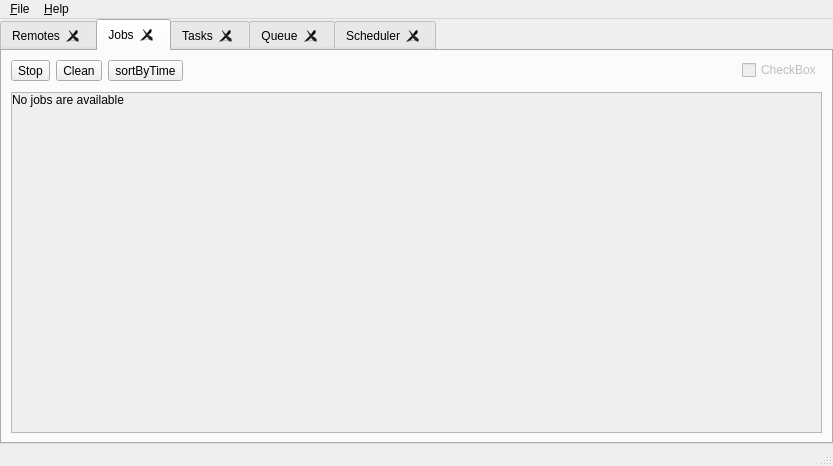
<?xml version="1.0" encoding="UTF-8"?>
<ui version="4.0">
 <class>MainWindow</class>
 <widget class="QMainWindow" name="MainWindow">
  <property name="geometry">
   <rect>
    <x>0</x>
    <y>0</y>
    <width>833</width>
    <height>466</height>
   </rect>
  </property>
  <property name="windowTitle">
   <string>Rclone Browser</string>
  </property>
  <widget class="QWidget" name="widgetMain">
   <layout class="QVBoxLayout" name="verticalLayout_3">
    <property name="spacing">
     <number>0</number>
    </property>
    <property name="leftMargin">
     <number>0</number>
    </property>
    <property name="topMargin">
     <number>0</number>
    </property>
    <property name="rightMargin">
     <number>0</number>
    </property>
    <property name="bottomMargin">
     <number>0</number>
    </property>
    <item>
     <widget class="QTabWidget" name="tabs">
      <property name="currentIndex">
       <number>1</number>
      </property>
      <property name="tabsClosable">
       <bool>true</bool>
      </property>
      <widget class="QWidget" name="widget">
       <attribute name="title">
        <string>Remotes</string>
       </attribute>
       <layout class="QVBoxLayout" name="verticalLayout">
        <item>
         <layout class="QHBoxLayout" name="horizontalLayout">
          <item>
           <widget class="QToolButton" name="refresh">
            <property name="statusTip">
             <string>Refresh remotes view</string>
            </property>
            <property name="text">
             <string>Refresh</string>
            </property>
            <property name="toolButtonStyle">
             <enum>Qt::ToolButtonTextUnderIcon</enum>
            </property>
           </widget>
          </item>
          <item>
           <widget class="QToolButton" name="config">
            <property name="text">
             <string>Config</string>
            </property>
            <property name="toolButtonStyle">
             <enum>Qt::ToolButtonTextUnderIcon</enum>
            </property>
           </widget>
          </item>
          <item>
           <widget class="QToolButton" name="open">
            <property name="text">
             <string>Open</string>
            </property>
            <property name="toolButtonStyle">
             <enum>Qt::ToolButtonTextUnderIcon</enum>
            </property>
           </widget>
          </item>
          <item>
           <spacer name="horizontalSpacer">
            <property name="orientation">
             <enum>Qt::Horizontal</enum>
            </property>
            <property name="sizeHint" stdset="0">
             <size>
              <width>40</width>
              <height>20</height>
             </size>
            </property>
           </spacer>
          </item>
          <item>
           <widget class="QCheckBox" name="layoutcontrol3">
            <property name="enabled">
             <bool>false</bool>
            </property>
            <property name="text">
             <string>CheckBox</string>
            </property>
           </widget>
          </item>
          <item>
           <widget class="QToolButton" name="buttonPrefs">
            <property name="toolTip">
             <string>Rclone Browser preferences (ALT-p)</string>
            </property>
            <property name="statusTip">
             <string>Rclone Browser preferences</string>
            </property>
            <property name="text">
             <string>Prefs</string>
            </property>
            <property name="toolButtonStyle">
             <enum>Qt::ToolButtonTextUnderIcon</enum>
            </property>
           </widget>
          </item>
         </layout>
        </item>
        <item>
         <spacer name="verticalSpacer_2">
          <property name="orientation">
           <enum>Qt::Vertical</enum>
          </property>
          <property name="sizeType">
           <enum>QSizePolicy::Fixed</enum>
          </property>
          <property name="sizeHint" stdset="0">
           <size>
            <width>20</width>
            <height>5</height>
           </size>
          </property>
         </spacer>
        </item>
        <item>
         <widget class="QListWidget" name="remotes">
          <property name="editTriggers">
           <set>QAbstractItemView::NoEditTriggers</set>
          </property>
          <property name="selectionBehavior">
           <enum>QAbstractItemView::SelectRows</enum>
          </property>
          <property name="isWrapping" stdset="0">
           <bool>false</bool>
          </property>
          <property name="wordWrap">
           <bool>true</bool>
          </property>
         </widget>
        </item>
       </layout>
      </widget>
      <widget class="QWidget" name="tab">
       <attribute name="title">
        <string>Jobs</string>
       </attribute>
       <layout class="QVBoxLayout" name="verticalLayout_2">
        <item>
         <layout class="QHBoxLayout" name="horizontalLayout_3">
          <item>
           <widget class="QToolButton" name="buttonStopAllJobs">
            <property name="text">
             <string>Stop</string>
            </property>
            <property name="toolButtonStyle">
             <enum>Qt::ToolButtonTextUnderIcon</enum>
            </property>
           </widget>
          </item>
          <item>
           <widget class="QToolButton" name="buttonCleanNotRunning">
            <property name="text">
             <string>Clean</string>
            </property>
            <property name="toolButtonStyle">
             <enum>Qt::ToolButtonTextUnderIcon</enum>
            </property>
           </widget>
          </item>
          <item>
           <widget class="QToolButton" name="buttonSortByTime">
            <property name="text">
             <string>sortByTime</string>
            </property>
            <property name="toolButtonStyle">
             <enum>Qt::ToolButtonTextUnderIcon</enum>
            </property>
           </widget>
          </item>
          <item>
           <spacer name="horizontalSpacer_3">
            <property name="orientation">
             <enum>Qt::Horizontal</enum>
            </property>
            <property name="sizeHint" stdset="0">
             <size>
              <width>40</width>
              <height>20</height>
             </size>
            </property>
           </spacer>
          </item>
          <item>
           <widget class="QCheckBox" name="layoutcontrol2">
            <property name="enabled">
             <bool>false</bool>
            </property>
            <property name="text">
             <string>CheckBox</string>
            </property>
           </widget>
          </item>
         </layout>
        </item>
        <item>
         <spacer name="verticalSpacer_4">
          <property name="orientation">
           <enum>Qt::Vertical</enum>
          </property>
          <property name="sizeType">
           <enum>QSizePolicy::Fixed</enum>
          </property>
          <property name="sizeHint" stdset="0">
           <size>
            <width>20</width>
            <height>5</height>
           </size>
          </property>
         </spacer>
        </item>
        <item>
         <widget class="QScrollArea" name="jobsArea">
          <property name="widgetResizable">
           <bool>true</bool>
          </property>
          <widget class="QWidget" name="scrollAreaWidgetContents">
           <property name="geometry">
            <rect>
             <x>0</x>
             <y>0</y>
             <width>785</width>
             <height>300</height>
            </rect>
           </property>
           <layout class="QVBoxLayout" name="verticalLayout_4">
            <property name="leftMargin">
             <number>0</number>
            </property>
            <property name="topMargin">
             <number>0</number>
            </property>
            <property name="rightMargin">
             <number>0</number>
            </property>
            <property name="bottomMargin">
             <number>0</number>
            </property>
            <item>
             <layout class="QVBoxLayout" name="jobs">
              <item>
               <widget class="QLabel" name="noJobsAvailable">
                <property name="text">
                 <string>No jobs are available</string>
                </property>
               </widget>
              </item>
              <item>
               <spacer name="verticalSpacer">
                <property name="orientation">
                 <enum>Qt::Vertical</enum>
                </property>
                <property name="sizeHint" stdset="0">
                 <size>
                  <width>20</width>
                  <height>40</height>
                 </size>
                </property>
               </spacer>
              </item>
             </layout>
            </item>
           </layout>
          </widget>
         </widget>
        </item>
       </layout>
      </widget>
      <widget class="QWidget" name="tasksTab">
       <attribute name="title">
        <string>Tasks</string>
       </attribute>
       <layout class="QVBoxLayout" name="verticalLayout_5">
        <item>
         <layout class="QHBoxLayout" name="horizontalLayout_2">
          <item>
           <widget class="QToolButton" name="buttonDryrunTask">
            <property name="text">
             <string>Dry Run</string>
            </property>
            <property name="toolButtonStyle">
             <enum>Qt::ToolButtonTextUnderIcon</enum>
            </property>
           </widget>
          </item>
          <item>
           <widget class="QToolButton" name="buttonRunTask">
            <property name="text">
             <string>Run</string>
            </property>
            <property name="toolButtonStyle">
             <enum>Qt::ToolButtonTextUnderIcon</enum>
            </property>
           </widget>
          </item>
          <item>
           <widget class="QToolButton" name="buttonStop">
            <property name="toolTip">
             <string>&lt;html&gt;&lt;head/&gt;&lt;body&gt;&lt;p&gt;&lt;span style=&quot; font-size:13pt;&quot;&gt;Stop all selected tasks&lt;/span&gt;&lt;/p&gt;&lt;/body&gt;&lt;/html&gt;</string>
            </property>
            <property name="text">
             <string>Stop</string>
            </property>
            <property name="toolButtonStyle">
             <enum>Qt::ToolButtonTextUnderIcon</enum>
            </property>
           </widget>
          </item>
          <item>
           <spacer name="horizontalSpacer_5">
            <property name="orientation">
             <enum>Qt::Horizontal</enum>
            </property>
            <property name="sizeType">
             <enum>QSizePolicy::Fixed</enum>
            </property>
            <property name="sizeHint" stdset="0">
             <size>
              <width>10</width>
              <height>20</height>
             </size>
            </property>
           </spacer>
          </item>
          <item>
           <widget class="QToolButton" name="buttonEditTask">
            <property name="text">
             <string>Edit</string>
            </property>
            <property name="toolButtonStyle">
             <enum>Qt::ToolButtonTextUnderIcon</enum>
            </property>
           </widget>
          </item>
          <item>
           <widget class="QToolButton" name="buttonDeleteTask">
            <property name="text">
             <string>Delete</string>
            </property>
            <property name="toolButtonStyle">
             <enum>Qt::ToolButtonTextUnderIcon</enum>
            </property>
           </widget>
          </item>
          <item>
           <spacer name="horizontalSpacer_6">
            <property name="orientation">
             <enum>Qt::Horizontal</enum>
            </property>
            <property name="sizeType">
             <enum>QSizePolicy::Fixed</enum>
            </property>
            <property name="sizeHint" stdset="0">
             <size>
              <width>10</width>
              <height>20</height>
             </size>
            </property>
           </spacer>
          </item>
          <item>
           <widget class="QToolButton" name="buttonAddToQueue">
            <property name="toolTip">
             <string>Add to the queue</string>
            </property>
            <property name="statusTip">
             <string>Add selected transfer tasks to the queue</string>
            </property>
            <property name="text">
             <string>Add</string>
            </property>
            <property name="toolButtonStyle">
             <enum>Qt::ToolButtonTextUnderIcon</enum>
            </property>
           </widget>
          </item>
          <item>
           <widget class="QToolButton" name="buttonAddToScheduler">
            <property name="toolTip">
             <string>Add to the scheduler</string>
            </property>
            <property name="statusTip">
             <string>Add selected transfer tasks to the scheduler</string>
            </property>
            <property name="text">
             <string>Add</string>
            </property>
            <property name="toolButtonStyle">
             <enum>Qt::ToolButtonTextUnderIcon</enum>
            </property>
           </widget>
          </item>
          <item>
           <widget class="QToolButton" name="buttonSortTask">
            <property name="toolTip">
             <string>&lt;html&gt;&lt;head/&gt;&lt;body&gt;&lt;p&gt;Sort tasks&lt;/p&gt;&lt;/body&gt;&lt;/html&gt;</string>
            </property>
            <property name="text">
             <string>Sort</string>
            </property>
            <property name="checked">
             <bool>false</bool>
            </property>
            <property name="toolButtonStyle">
             <enum>Qt::ToolButtonTextUnderIcon</enum>
            </property>
           </widget>
          </item>
          <item>
           <spacer name="horizontalSpacer_2">
            <property name="orientation">
             <enum>Qt::Horizontal</enum>
            </property>
            <property name="sizeHint" stdset="0">
             <size>
              <width>40</width>
              <height>20</height>
             </size>
            </property>
           </spacer>
          </item>
          <item>
           <widget class="QCheckBox" name="layoutcontrol1">
            <property name="enabled">
             <bool>false</bool>
            </property>
            <property name="text">
             <string>CheckBox</string>
            </property>
            <property name="tristate">
             <bool>false</bool>
            </property>
           </widget>
          </item>
         </layout>
        </item>
        <item>
         <spacer name="verticalSpacer_3">
          <property name="orientation">
           <enum>Qt::Vertical</enum>
          </property>
          <property name="sizeType">
           <enum>QSizePolicy::Fixed</enum>
          </property>
          <property name="sizeHint" stdset="0">
           <size>
            <width>20</width>
            <height>5</height>
           </size>
          </property>
         </spacer>
        </item>
        <item>
         <widget class="QListWidget" name="tasksListWidget">
          <property name="contextMenuPolicy">
           <enum>Qt::CustomContextMenu</enum>
          </property>
          <property name="tabKeyNavigation">
           <bool>true</bool>
          </property>
          <property name="alternatingRowColors">
           <bool>false</bool>
          </property>
          <property name="selectionMode">
           <enum>QAbstractItemView::ExtendedSelection</enum>
          </property>
          <property name="wordWrap">
           <bool>false</bool>
          </property>
          <property name="sortingEnabled">
           <bool>false</bool>
          </property>
         </widget>
        </item>
       </layout>
      </widget>
      <widget class="QWidget" name="queue">
       <attribute name="title">
        <string>Queue</string>
       </attribute>
       <layout class="QVBoxLayout" name="verticalLayout_6">
        <item>
         <layout class="QHBoxLayout" name="horizontalLayout_4">
          <item>
           <widget class="QToolButton" name="buttonStartQueue">
            <property name="text">
             <string>Start</string>
            </property>
            <property name="toolButtonStyle">
             <enum>Qt::ToolButtonTextUnderIcon</enum>
            </property>
           </widget>
          </item>
          <item>
           <widget class="QToolButton" name="buttonStopQueue">
            <property name="text">
             <string>Stop</string>
            </property>
            <property name="toolButtonStyle">
             <enum>Qt::ToolButtonTextUnderIcon</enum>
            </property>
           </widget>
          </item>
          <item>
           <spacer name="horizontalSpacer_8">
            <property name="orientation">
             <enum>Qt::Horizontal</enum>
            </property>
            <property name="sizeType">
             <enum>QSizePolicy::Fixed</enum>
            </property>
            <property name="sizeHint" stdset="0">
             <size>
              <width>10</width>
              <height>20</height>
             </size>
            </property>
           </spacer>
          </item>
          <item>
           <widget class="QToolButton" name="buttonUpQueue">
            <property name="text">
             <string>Up</string>
            </property>
            <property name="toolButtonStyle">
             <enum>Qt::ToolButtonTextUnderIcon</enum>
            </property>
           </widget>
          </item>
          <item>
           <widget class="QToolButton" name="buttonDownQueue">
            <property name="text">
             <string>Down</string>
            </property>
            <property name="toolButtonStyle">
             <enum>Qt::ToolButtonTextUnderIcon</enum>
            </property>
           </widget>
          </item>
          <item>
           <spacer name="horizontalSpacer_9">
            <property name="orientation">
             <enum>Qt::Horizontal</enum>
            </property>
            <property name="sizeType">
             <enum>QSizePolicy::Fixed</enum>
            </property>
            <property name="sizeHint" stdset="0">
             <size>
              <width>10</width>
              <height>20</height>
             </size>
            </property>
           </spacer>
          </item>
          <item>
           <widget class="QToolButton" name="buttonRemoveFromQueue">
            <property name="text">
             <string>Delete</string>
            </property>
            <property name="toolButtonStyle">
             <enum>Qt::ToolButtonTextUnderIcon</enum>
            </property>
           </widget>
          </item>
          <item>
           <widget class="QToolButton" name="buttonPurgeQueue">
            <property name="text">
             <string>Purge</string>
            </property>
            <property name="toolButtonStyle">
             <enum>Qt::ToolButtonTextUnderIcon</enum>
            </property>
           </widget>
          </item>
          <item>
           <spacer name="horizontalSpacer_7">
            <property name="orientation">
             <enum>Qt::Horizontal</enum>
            </property>
            <property name="sizeType">
             <enum>QSizePolicy::Fixed</enum>
            </property>
            <property name="sizeHint" stdset="0">
             <size>
              <width>40</width>
              <height>20</height>
             </size>
            </property>
           </spacer>
          </item>
          <item>
           <widget class="QLabel" name="labelQueueInfoStart">
            <property name="styleSheet">
             <string notr="true">color: green; font-weight: bold;</string>
            </property>
            <property name="text">
             <string/>
            </property>
           </widget>
          </item>
          <item>
           <widget class="QLabel" name="labelQueueInfoStop">
            <property name="text">
             <string/>
            </property>
           </widget>
          </item>
          <item>
           <spacer name="horizontalSpacer_4">
            <property name="orientation">
             <enum>Qt::Horizontal</enum>
            </property>
            <property name="sizeHint" stdset="0">
             <size>
              <width>40</width>
              <height>20</height>
             </size>
            </property>
           </spacer>
          </item>
          <item>
           <widget class="QCheckBox" name="queueScriptRun">
            <property name="text">
             <string>Run script when finished</string>
            </property>
           </widget>
          </item>
         </layout>
        </item>
        <item>
         <spacer name="verticalSpacer_5">
          <property name="orientation">
           <enum>Qt::Vertical</enum>
          </property>
          <property name="sizeType">
           <enum>QSizePolicy::Fixed</enum>
          </property>
          <property name="sizeHint" stdset="0">
           <size>
            <width>20</width>
            <height>5</height>
           </size>
          </property>
         </spacer>
        </item>
        <item>
         <widget class="QListWidget" name="queueListWidget">
          <property name="contextMenuPolicy">
           <enum>Qt::CustomContextMenu</enum>
          </property>
          <property name="tabKeyNavigation">
           <bool>true</bool>
          </property>
          <property name="alternatingRowColors">
           <bool>false</bool>
          </property>
          <property name="selectionMode">
           <enum>QAbstractItemView::SingleSelection</enum>
          </property>
          <property name="spacing">
           <number>5</number>
          </property>
          <property name="wordWrap">
           <bool>false</bool>
          </property>
          <property name="sortingEnabled">
           <bool>false</bool>
          </property>
         </widget>
        </item>
       </layout>
      </widget>
      <widget class="QWidget" name="tab_2">
       <attribute name="title">
        <string>Scheduler</string>
       </attribute>
       <layout class="QVBoxLayout" name="verticalLayout_8">
        <item>
         <layout class="QHBoxLayout" name="horizontalLayout_9">
          <item>
           <widget class="QToolButton" name="buttonStartScheduler">
            <property name="toolTip">
             <string>Start scheduler</string>
            </property>
            <property name="statusTip">
             <string>Start scheduler</string>
            </property>
            <property name="text">
             <string>Start</string>
            </property>
            <property name="toolButtonStyle">
             <enum>Qt::ToolButtonTextUnderIcon</enum>
            </property>
           </widget>
          </item>
          <item>
           <widget class="QToolButton" name="buttonStopScheduler">
            <property name="toolTip">
             <string>Stop scheduler</string>
            </property>
            <property name="statusTip">
             <string>Stop scheduler</string>
            </property>
            <property name="text">
             <string>Stop</string>
            </property>
            <property name="toolButtonStyle">
             <enum>Qt::ToolButtonTextUnderIcon</enum>
            </property>
           </widget>
          </item>
          <item>
           <spacer name="horizontalSpacer_10">
            <property name="orientation">
             <enum>Qt::Horizontal</enum>
            </property>
            <property name="sizeType">
             <enum>QSizePolicy::Fixed</enum>
            </property>
            <property name="sizeHint" stdset="0">
             <size>
              <width>40</width>
              <height>20</height>
             </size>
            </property>
           </spacer>
          </item>
          <item>
           <widget class="QLabel" name="labelSchedulerInfoStart">
            <property name="styleSheet">
             <string notr="true">color: green; font-weight: bold;</string>
            </property>
            <property name="text">
             <string/>
            </property>
           </widget>
          </item>
          <item>
           <widget class="QLabel" name="labelSchedulerInfoStop">
            <property name="text">
             <string/>
            </property>
           </widget>
          </item>
          <item>
           <spacer name="horizontalSpacer_19">
            <property name="orientation">
             <enum>Qt::Horizontal</enum>
            </property>
            <property name="sizeHint" stdset="0">
             <size>
              <width>40</width>
              <height>20</height>
             </size>
            </property>
           </spacer>
          </item>
          <item>
           <widget class="QCheckBox" name="layoutcontrol1_sch">
            <property name="enabled">
             <bool>false</bool>
            </property>
            <property name="text">
             <string>CheckBox</string>
            </property>
           </widget>
          </item>
         </layout>
        </item>
        <item>
         <spacer name="verticalSpacer_11">
          <property name="orientation">
           <enum>Qt::Vertical</enum>
          </property>
          <property name="sizeType">
           <enum>QSizePolicy::Fixed</enum>
          </property>
          <property name="sizeHint" stdset="0">
           <size>
            <width>20</width>
            <height>5</height>
           </size>
          </property>
         </spacer>
        </item>
        <item>
         <widget class="QScrollArea" name="jobsArea_2">
          <property name="widgetResizable">
           <bool>true</bool>
          </property>
          <widget class="QWidget" name="scrollAreaWidgetContents_2">
           <property name="geometry">
            <rect>
             <x>0</x>
             <y>0</y>
             <width>785</width>
             <height>300</height>
            </rect>
           </property>
           <layout class="QVBoxLayout" name="verticalLayout_7">
            <property name="leftMargin">
             <number>0</number>
            </property>
            <property name="topMargin">
             <number>0</number>
            </property>
            <property name="rightMargin">
             <number>0</number>
            </property>
            <property name="bottomMargin">
             <number>0</number>
            </property>
            <item>
             <layout class="QVBoxLayout" name="schedulers">
              <item>
               <widget class="QLabel" name="noSchedulesAvailable">
                <property name="text">
                 <string>No schedules are available</string>
                </property>
               </widget>
              </item>
              <item>
               <spacer name="verticalSpacer_6">
                <property name="orientation">
                 <enum>Qt::Vertical</enum>
                </property>
                <property name="sizeHint" stdset="0">
                 <size>
                  <width>20</width>
                  <height>40</height>
                 </size>
                </property>
               </spacer>
              </item>
             </layout>
            </item>
           </layout>
          </widget>
         </widget>
        </item>
       </layout>
      </widget>
     </widget>
    </item>
   </layout>
  </widget>
  <widget class="QMenuBar" name="menuBar">
   <property name="geometry">
    <rect>
     <x>0</x>
     <y>0</y>
     <width>833</width>
     <height>22</height>
    </rect>
   </property>
   <widget class="QMenu" name="menuFile">
    <property name="title">
     <string>&amp;File</string>
    </property>
    <addaction name="preferences"/>
    <addaction name="separator"/>
    <addaction name="quit"/>
   </widget>
   <widget class="QMenu" name="menuHelp">
    <property name="title">
     <string>&amp;Help</string>
    </property>
    <addaction name="about"/>
    <addaction name="aboutQt"/>
   </widget>
   <addaction name="menuFile"/>
   <addaction name="menuHelp"/>
  </widget>
  <widget class="QStatusBar" name="statusBar"/>
  <action name="about">
   <property name="text">
    <string>&amp;About</string>
   </property>
   <property name="menuRole">
    <enum>QAction::AboutRole</enum>
   </property>
  </action>
  <action name="aboutQt">
   <property name="text">
    <string>About &amp;Qt</string>
   </property>
   <property name="menuRole">
    <enum>QAction::AboutQtRole</enum>
   </property>
  </action>
  <action name="preferences">
   <property name="text">
    <string>&amp;Preferences...</string>
   </property>
   <property name="toolTip">
    <string>Rclone Browser preferences (ALT-p)</string>
   </property>
   <property name="shortcut">
    <string>Alt+P</string>
   </property>
   <property name="menuRole">
    <enum>QAction::PreferencesRole</enum>
   </property>
  </action>
  <action name="quit">
   <property name="text">
    <string>&amp;Quit</string>
   </property>
   <property name="shortcut">
    <string>Ctrl+Q</string>
   </property>
   <property name="menuRole">
    <enum>QAction::QuitRole</enum>
   </property>
  </action>
  <action name="actionEdit">
   <property name="enabled">
    <bool>true</bool>
   </property>
   <property name="text">
    <string>Edit</string>
   </property>
   <property name="toolTip">
    <string>Edit selected task</string>
   </property>
  </action>
  <action name="actionDelete">
   <property name="text">
    <string>Delete</string>
   </property>
   <property name="toolTip">
    <string>Delete selected tasks</string>
   </property>
  </action>
  <action name="actionRun">
   <property name="text">
    <string>Run</string>
   </property>
   <property name="toolTip">
    <string>Run all selected tasks at once</string>
   </property>
  </action>
  <action name="actionDryRun">
   <property name="text">
    <string>Dry Run</string>
   </property>
   <property name="toolTip">
    <string>&lt;html&gt;&lt;head/&gt;&lt;body&gt;&lt;p&gt;Dry Run all selected tasks at once&lt;/p&gt;&lt;/body&gt;&lt;/html&gt;</string>
   </property>
  </action>
  <action name="actionSortTask">
   <property name="text">
    <string>Sort</string>
   </property>
   <property name="toolTip">
    <string>Sort tasks</string>
   </property>
  </action>
  <action name="actionRefresh">
   <property name="text">
    <string>Refresh</string>
   </property>
   <property name="toolTip">
    <string>Refresh remotes view</string>
   </property>
  </action>
  <action name="actionConfig">
   <property name="text">
    <string>Config</string>
   </property>
   <property name="toolTip">
    <string>&lt;html&gt;&lt;head/&gt;&lt;body&gt;&lt;p&gt;rclone config&lt;/p&gt;&lt;p&gt;if you want to specify which terminal to use&lt;br/&gt;define $TERMINAL env variable e.g.:&lt;br/&gt;TERMINAL=/usr/local/bin/myterminal&lt;/p&gt;&lt;/body&gt;&lt;/html&gt;</string>
   </property>
  </action>
  <action name="actionOpen">
   <property name="text">
    <string>Open</string>
   </property>
   <property name="toolTip">
    <string>Open remote</string>
   </property>
  </action>
  <action name="actionStopAllTransfers">
   <property name="text">
    <string>Stop All</string>
   </property>
   <property name="toolTip">
    <string>&lt;html&gt;&lt;head/&gt;&lt;body&gt;&lt;p&gt;Stop all running transfers&lt;/p&gt;&lt;/body&gt;&lt;/html&gt;</string>
   </property>
  </action>
  <action name="actionCleanNotRunning">
   <property name="text">
    <string>Clean</string>
   </property>
   <property name="toolTip">
    <string>&lt;html&gt;&lt;head/&gt;&lt;body&gt;&lt;p&gt;Remove all not running jobs&lt;/p&gt;&lt;/body&gt;&lt;/html&gt;</string>
   </property>
  </action>
  <action name="actionAddToQueue">
   <property name="text">
    <string>Add to the queue</string>
   </property>
   <property name="toolTip">
    <string>&lt;html&gt;&lt;head/&gt;&lt;body&gt;&lt;p&gt;Add selected transfer tasks to the queue&lt;/p&gt;&lt;/body&gt;&lt;/html&gt;</string>
   </property>
  </action>
  <action name="actionStartQueue">
   <property name="text">
    <string>Start</string>
   </property>
   <property name="toolTip">
    <string>&lt;html&gt;&lt;head/&gt;&lt;body&gt;&lt;p&gt;Start actively processing items from the queue&lt;/p&gt;&lt;/body&gt;&lt;/html&gt;</string>
   </property>
  </action>
  <action name="actionStopQueue">
   <property name="text">
    <string>Stop</string>
   </property>
   <property name="toolTip">
    <string>&lt;html&gt;&lt;head/&gt;&lt;body&gt;&lt;p&gt;Stop the queue processing.&lt;/p&gt;&lt;p&gt;Active task will be cancelled.&lt;/p&gt;&lt;/body&gt;&lt;/html&gt;</string>
   </property>
  </action>
  <action name="actionPurgeQueue">
   <property name="text">
    <string>Purge</string>
   </property>
   <property name="toolTip">
    <string>Remove all not running tasks from the queue</string>
   </property>
  </action>
  <action name="actionRemoveFromQueue">
   <property name="text">
    <string>Remove</string>
   </property>
   <property name="toolTip">
    <string>Remove from the queue</string>
   </property>
  </action>
  <action name="actionUpQueue">
   <property name="text">
    <string>Up</string>
   </property>
   <property name="toolTip">
    <string>Move task up in the queue</string>
   </property>
  </action>
  <action name="actionDownQueue">
   <property name="text">
    <string>Down</string>
   </property>
   <property name="toolTip">
    <string>Move task down in the queue</string>
   </property>
  </action>
  <action name="actionQueueScriptRun">
   <property name="text">
    <string>queueScriptRun</string>
   </property>
  </action>
  <action name="actionStop">
   <property name="text">
    <string>Stop</string>
   </property>
   <property name="toolTip">
    <string>Stop all selected tasks</string>
   </property>
  </action>
  <action name="actionAddToScheduler">
   <property name="text">
    <string>Add to the scheduler</string>
   </property>
   <property name="toolTip">
    <string>Add selected transfer tasks to the scheduler</string>
   </property>
  </action>
  <action name="actionStartScheduler">
   <property name="text">
    <string>Start</string>
   </property>
   <property name="toolTip">
    <string>Start all schedulers</string>
   </property>
  </action>
  <action name="actionStopScheduler">
   <property name="text">
    <string>Stop</string>
   </property>
   <property name="toolTip">
    <string>Stop scheduler</string>
   </property>
  </action>
  <action name="actionSortByTime">
   <property name="text">
    <string>Sort</string>
   </property>
   <property name="toolTip">
    <string>Sort by start time</string>
   </property>
  </action>
 </widget>
 <tabstops>
  <tabstop>tabs</tabstop>
  <tabstop>remotes</tabstop>
  <tabstop>jobsArea</tabstop>
 </tabstops>
 <resources/>
 <connections>
  <connection>
   <sender>buttonPrefs</sender>
   <signal>clicked()</signal>
   <receiver>preferences</receiver>
   <slot>trigger()</slot>
   <hints>
    <hint type="sourcelabel">
     <x>612</x>
     <y>71</y>
    </hint>
    <hint type="destinationlabel">
     <x>-1</x>
     <y>-1</y>
    </hint>
   </hints>
  </connection>
  <connection>
   <sender>queueScriptRun</sender>
   <signal>toggled(bool)</signal>
   <receiver>actionQueueScriptRun</receiver>
   <slot>trigger()</slot>
   <hints>
    <hint type="sourcelabel">
     <x>567</x>
     <y>73</y>
    </hint>
    <hint type="destinationlabel">
     <x>-1</x>
     <y>-1</y>
    </hint>
   </hints>
  </connection>
  <connection>
   <sender>buttonAddToQueue</sender>
   <signal>clicked()</signal>
   <receiver>actionAddToQueue</receiver>
   <slot>trigger()</slot>
   <hints>
    <hint type="sourcelabel">
     <x>289</x>
     <y>73</y>
    </hint>
    <hint type="destinationlabel">
     <x>-1</x>
     <y>-1</y>
    </hint>
   </hints>
  </connection>
  <connection>
   <sender>buttonAddToScheduler</sender>
   <signal>clicked()</signal>
   <receiver>actionAddToScheduler</receiver>
   <slot>trigger()</slot>
   <hints>
    <hint type="sourcelabel">
     <x>380</x>
     <y>73</y>
    </hint>
    <hint type="destinationlabel">
     <x>-1</x>
     <y>-1</y>
    </hint>
   </hints>
  </connection>
 </connections>
</ui>
